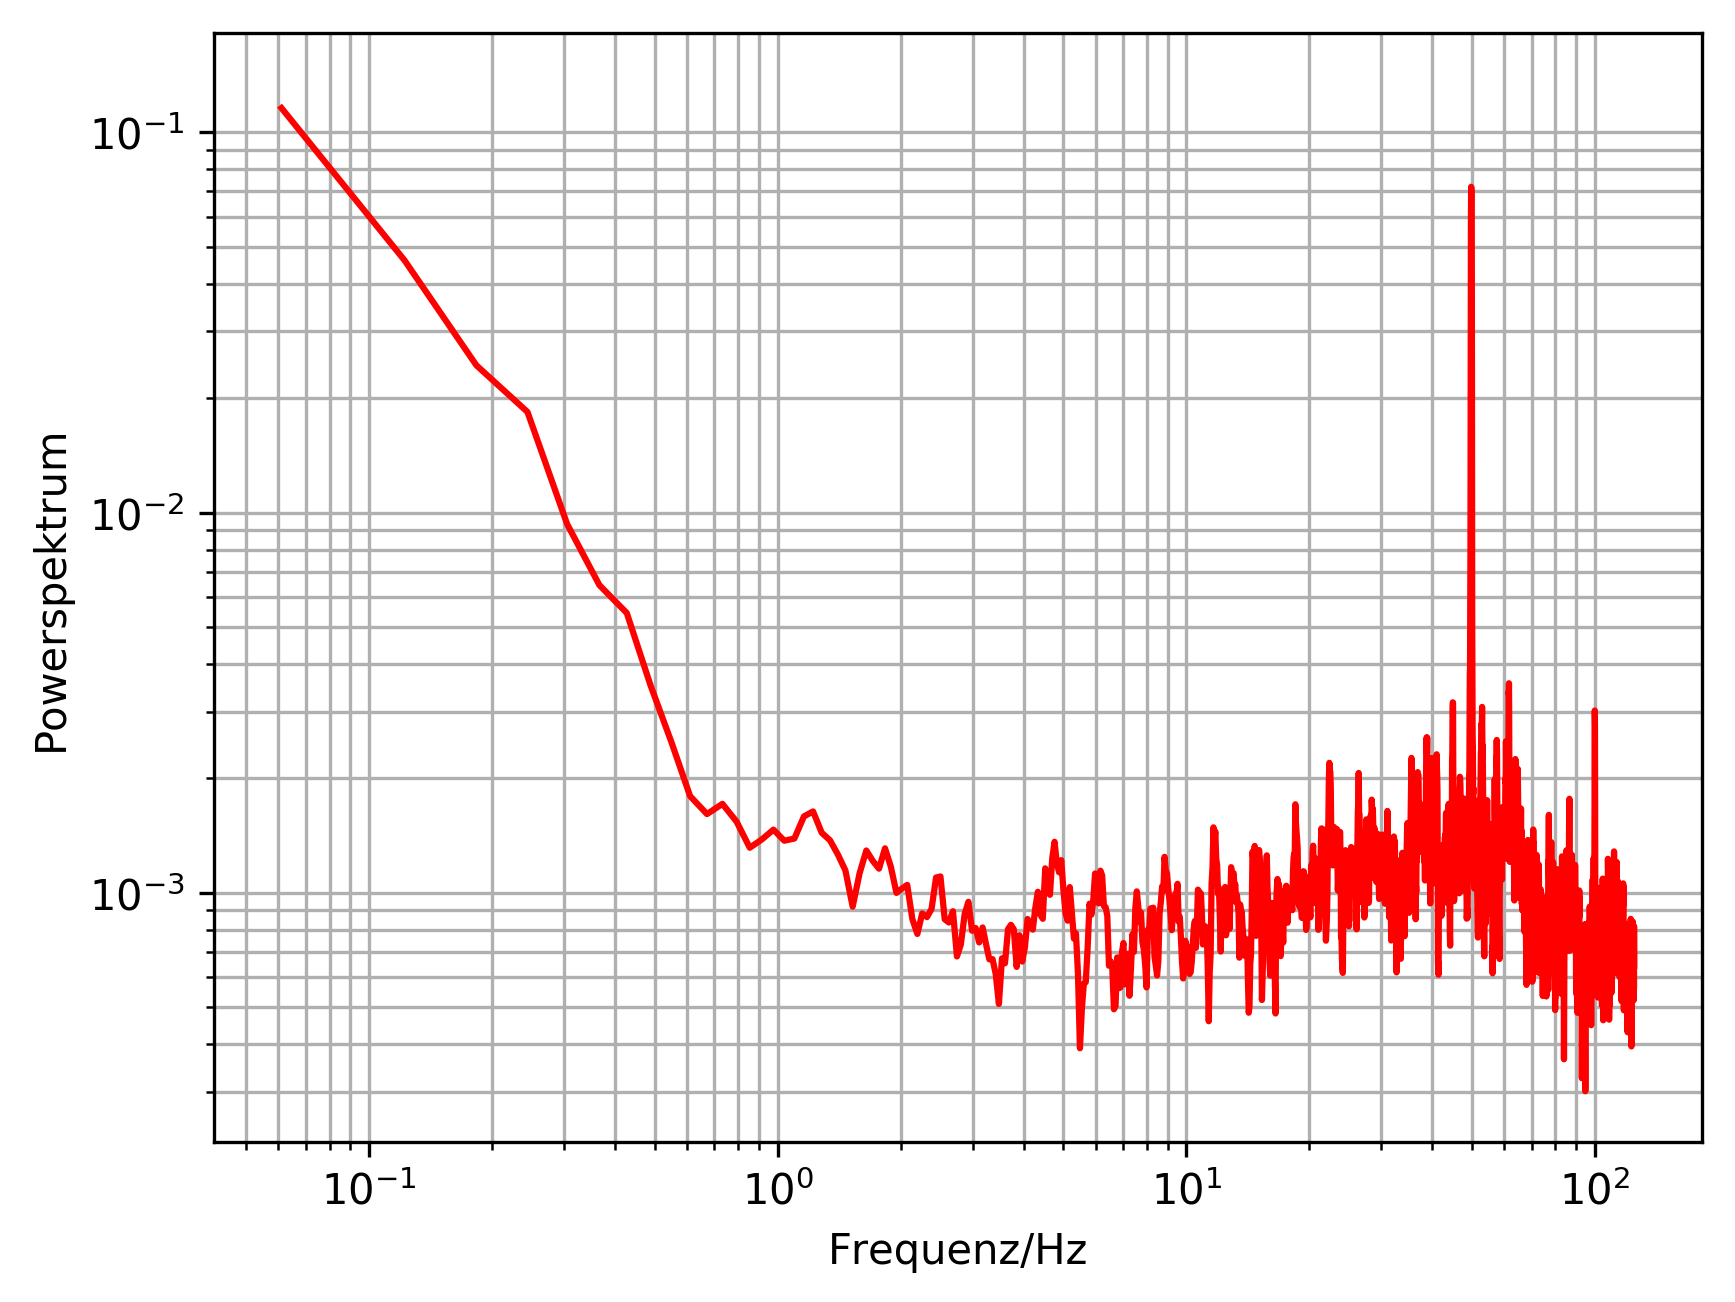

This figure's Python source:
import numpy as np
import matplotlib
matplotlib.use('pdf')
import matplotlib.pyplot as plt
def messfreq(f,fm=9.1):
    return np.mod(f,fm)

data = np.genfromtxt("18-06-06/Power_SF4.dat")
plt.loglog(data[:,0], data[:,1], 'r')
plt.xlabel("Frequenz [Hz]")
plt.ylabel("Powerspektrum")
plt.grid(True,which="both")
plt.savefig("images/stoer.pdf",dpi=300,bbox_inches="tight")

plt.clf()

plt.loglog(messfreq(data[:,0][data[:,0]>=9.1]),data[:,1][data[:,0]>=9.1],c='r',linestyle='None', marker='.', ms=2, label="Frequenzen ohne Aliasing")
plt.loglog(data[:,0][data[:,0]<9.1],data[:,1][data[:,0]<9.1],'k-',label="Dem Aliasing unterliegende Frequenzen")
plt.xlabel("Frequenz [Hz]")
plt.ylabel("Powerspektrum")
plt.legend()
plt.grid(True,which="both")
plt.savefig("images/stoer_shift.pdf",dpi=300,bbox_inches="tight")
